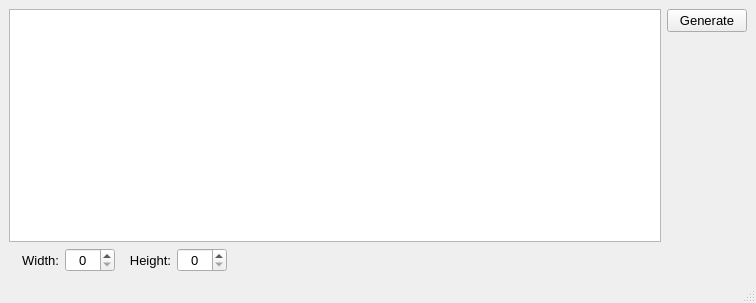
<?xml version="1.0" encoding="UTF-8"?>
<ui version="4.0">
 <class>MainWindow</class>
 <widget class="QMainWindow" name="MainWindow">
  <property name="geometry">
   <rect>
    <x>0</x>
    <y>0</y>
    <width>756</width>
    <height>303</height>
   </rect>
  </property>
  <property name="windowTitle">
   <string>MainWindow</string>
  </property>
  <widget class="QWidget" name="centralwidget">
   <layout class="QGridLayout" name="gridLayout">
    <item row="0" column="1">
     <layout class="QHBoxLayout" name="horizontalLayout">
      <item>
       <layout class="QGridLayout" name="gridLayout_2">
        <item row="1" column="2">
         <widget class="QLabel" name="lHeight">
          <property name="minimumSize">
           <size>
            <width>50</width>
            <height>20</height>
           </size>
          </property>
          <property name="font">
           <font>
            <family>Segoe UI</family>
            <pointsize>10</pointsize>
            <bold>false</bold>
           </font>
          </property>
          <property name="text">
           <string>Height:</string>
          </property>
          <property name="alignment">
           <set>Qt::AlignRight|Qt::AlignTrailing|Qt::AlignVCenter</set>
          </property>
         </widget>
        </item>
        <item row="1" column="0">
         <widget class="QLabel" name="lWidth">
          <property name="sizePolicy">
           <sizepolicy hsizetype="Preferred" vsizetype="Preferred">
            <horstretch>0</horstretch>
            <verstretch>0</verstretch>
           </sizepolicy>
          </property>
          <property name="minimumSize">
           <size>
            <width>50</width>
            <height>20</height>
           </size>
          </property>
          <property name="sizeIncrement">
           <size>
            <width>50</width>
            <height>20</height>
           </size>
          </property>
          <property name="baseSize">
           <size>
            <width>50</width>
            <height>20</height>
           </size>
          </property>
          <property name="font">
           <font>
            <pointsize>10</pointsize>
            <bold>false</bold>
           </font>
          </property>
          <property name="text">
           <string>Width:</string>
          </property>
          <property name="alignment">
           <set>Qt::AlignRight|Qt::AlignTrailing|Qt::AlignVCenter</set>
          </property>
         </widget>
        </item>
        <item row="1" column="1">
         <widget class="QSpinBox" name="sbWidth">
          <property name="minimumSize">
           <size>
            <width>50</width>
            <height>20</height>
           </size>
          </property>
          <property name="font">
           <font>
            <pointsize>10</pointsize>
            <bold>false</bold>
           </font>
          </property>
          <property name="alignment">
           <set>Qt::AlignCenter</set>
          </property>
         </widget>
        </item>
        <item row="1" column="4">
         <spacer name="horizontalSpacer">
          <property name="orientation">
           <enum>Qt::Horizontal</enum>
          </property>
          <property name="sizeType">
           <enum>QSizePolicy::Expanding</enum>
          </property>
          <property name="sizeHint" stdset="0">
           <size>
            <width>40</width>
            <height>20</height>
           </size>
          </property>
         </spacer>
        </item>
        <item row="1" column="3">
         <widget class="QSpinBox" name="sbHeight">
          <property name="minimumSize">
           <size>
            <width>50</width>
            <height>20</height>
           </size>
          </property>
          <property name="baseSize">
           <size>
            <width>0</width>
            <height>0</height>
           </size>
          </property>
          <property name="font">
           <font>
            <pointsize>10</pointsize>
            <bold>false</bold>
           </font>
          </property>
          <property name="alignment">
           <set>Qt::AlignCenter</set>
          </property>
         </widget>
        </item>
        <item row="0" column="0" colspan="6">
         <widget class="QGraphicsView" name="graphicsView"/>
        </item>
       </layout>
      </item>
      <item>
       <layout class="QVBoxLayout" name="verticalLayout">
        <item>
         <widget class="QPushButton" name="pbGenerate">
          <property name="font">
           <font>
            <pointsize>10</pointsize>
           </font>
          </property>
          <property name="text">
           <string>Generate</string>
          </property>
         </widget>
        </item>
        <item>
         <spacer name="verticalSpacer">
          <property name="orientation">
           <enum>Qt::Vertical</enum>
          </property>
          <property name="sizeHint" stdset="0">
           <size>
            <width>20</width>
            <height>40</height>
           </size>
          </property>
         </spacer>
        </item>
       </layout>
      </item>
     </layout>
    </item>
   </layout>
  </widget>
  <widget class="QMenuBar" name="menubar">
   <property name="geometry">
    <rect>
     <x>0</x>
     <y>0</y>
     <width>756</width>
     <height>21</height>
    </rect>
   </property>
  </widget>
  <widget class="QStatusBar" name="statusbar"/>
 </widget>
 <resources/>
 <connections/>
</ui>
